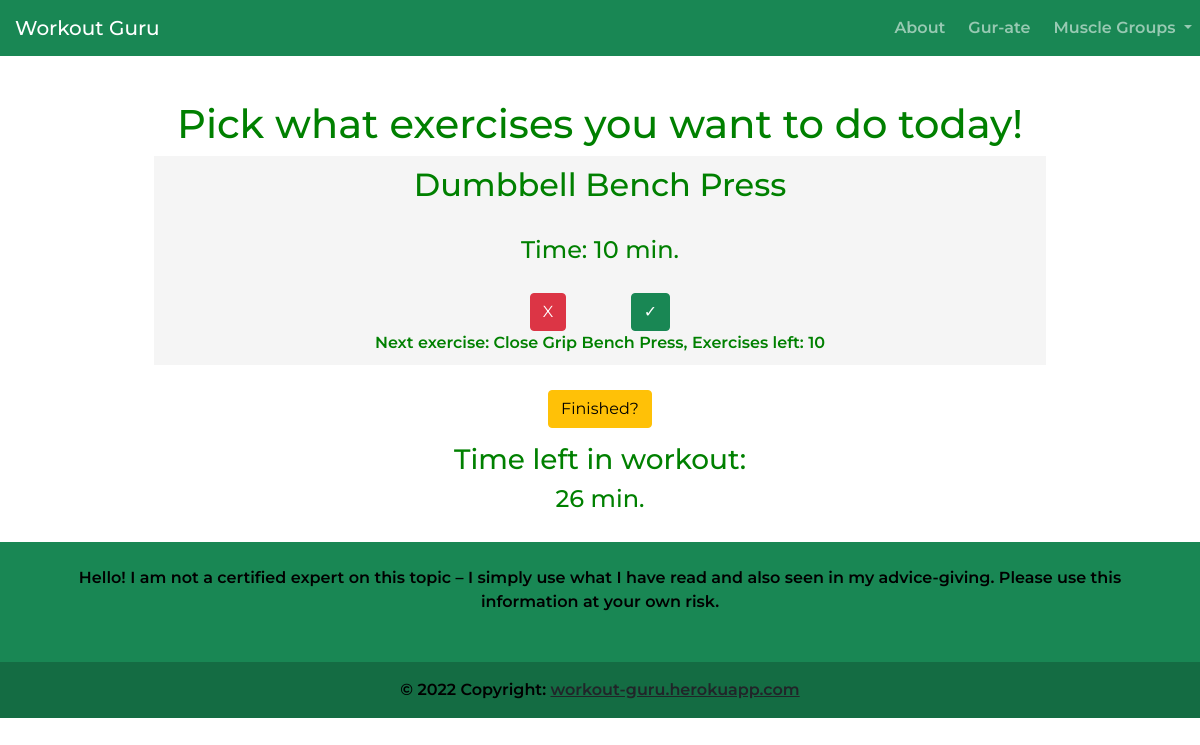
Page /pick/ (signed in) on the earlier database version.
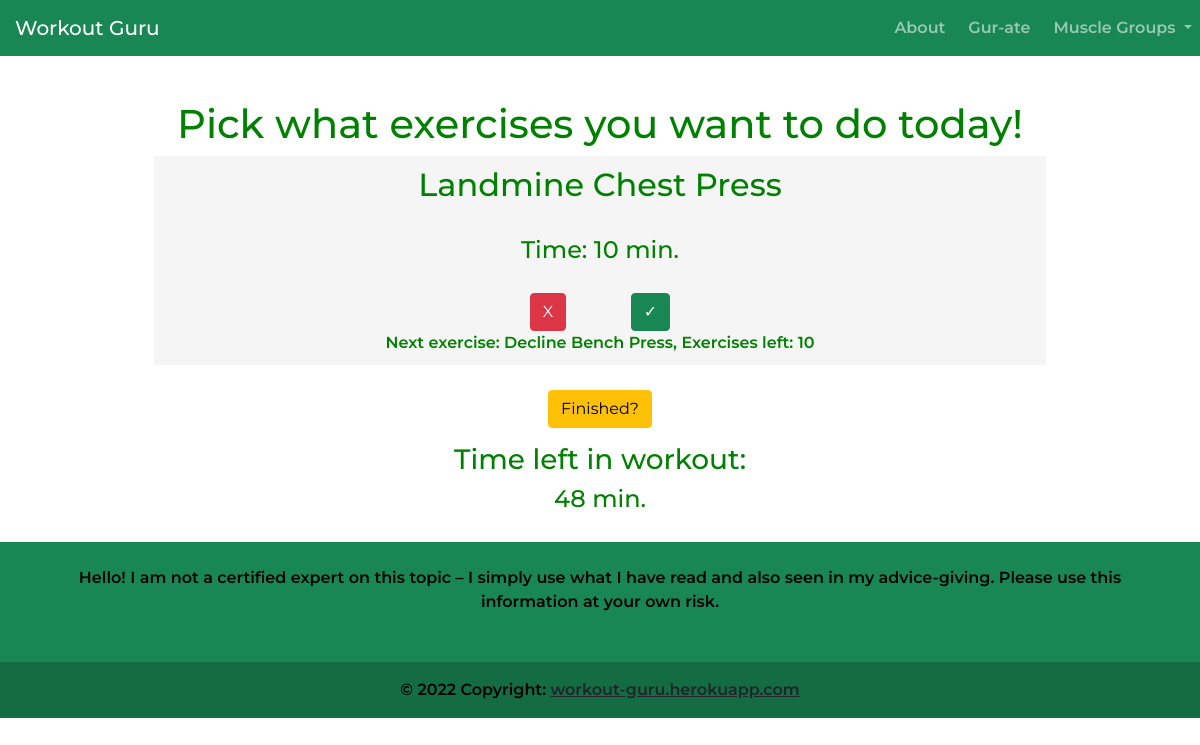
Same page on the later database version.
### main/models.py (models this page shows)
class Exercises(models.Model):
    email = models.EmailField(null=True, blank=True)
    musclegroup = models.ForeignKey(MuscleGroups, on_delete=models.CASCADE)
    name = models.CharField(max_length=300)
    time = models.PositiveSmallIntegerField()
    image = models.ImageField(
        upload_to='media/', default='default.jpeg')
    reps = models.CharField(max_length=200)
    selected = models.BooleanField()
    def __str__(self):
        return self.name

### main/views.py (the view, shortened to what this page needs)
# urls.py: path('pick/', views.pick, name='pick'),
def pick(response):
    args = []
    User = get_user_model()
    User.objects.filter(email=response.user).update(
        right=len(Exercises.objects.filter(email=response.user))-1)
    while response.user.current < response.user.right:
        if response.method == 'POST':
            if response.POST.get('yes'):
                response.user.time = response.user.time - Exercises.objects.filter(email=response.user)[
                    response.user.current].time
                User.objects.filter(email=response.user).update(
                    time=response.user.time)
                Exercises.objects.filter(
                    name=Exercises.objects.filter(email=response.user)[response.user.current].name, email=response.user).update(selected=True)
                if response.user.time <= 0:
                    return redirect(reverse(display))
                pass
            elif response.POST.get('no'):
                pass
            elif response.POST.get('done'):
                return redirect(reverse(display))
            response.user.current += 1
            User.objects.filter(email=response.user).update(
                current=response.user.current)
            args = {'exercise': Exercises.objects.filter(
                email=response.user)[response.user.current], 'time': response.user.time}
            if response.user.current < response.user.right:
                args['nextexercise'] = Exercises.objects.filter(
                    email=response.user)[response.user.current+1]
                args['exercisesleft'] = response.user.right - \
                    response.user.current
            else:
                args['nextexercise'] = 'None'
                args['exercisesleft'] = 0
            return render(response, "main/pick.html", args)
        else:
            args = {'exercise': Exercises.objects.filter(email=response.user)[
                response.user.current], 'time': response.user.time, 'nextexercise': Exercises.objects.filter(
                    email=response.user)[response.user.current+1], 'exercisesleft': len(Exercises.objects.filter(email=response.user))-1}
            return render(response, "main/pick.html", args)

### account/models.py (called while the page is built)
    def __str__(self):
        return self.email

### templates/main/pick.html (shortened to what this page needs)
{% extends 'main/base.html' %}
{% block content %}
<div class="container">
    <h1 class="pick">Pick what exercises you want to do today!</h1>
    <form method="POST" action="/pick/">
        <div class="exercise">
            <h2 class="pick">{{exercise.name}}</h1>
            <h4 class="pick">Time: {{exercise.time}} min.</h4>
            <button type="submit", name="no", value="no" class="btn btn-danger" style="margin-right: 30px;">X</button>
            <button type="submit", name="yes", value="yes", class="btn btn-success" style="margin-left: 30px;">&#10003;</button>
            <div>
                Next exercise: {{nextexercise}}, Exercises left: {{exercisesleft}}
            </div>
        </div>
        <button type="submit", name="done", value="done", class="btn btn-warning" style="margin-top: 25px;" onclick="return confirmation();">Finished?</button>
    </form>
    <div style="margin-top: 15px;">
        <h3 class="pick">Time left in workout:</h3>
        <h4 class="pick">{{time}} min.</h4>
    </div>
</div>
{% endblock %}

Differences in the rows shown:
removed Exercises: name "Dumbbell Bench Press", time "10"
removed Exercises: name "Close Grip Bench Press"
added Exercises: name "Landmine Chest Press", time "10"
added Exercises: name "Decline Bench Press"
Other differences:
{{ time }}: "26" → "48"
